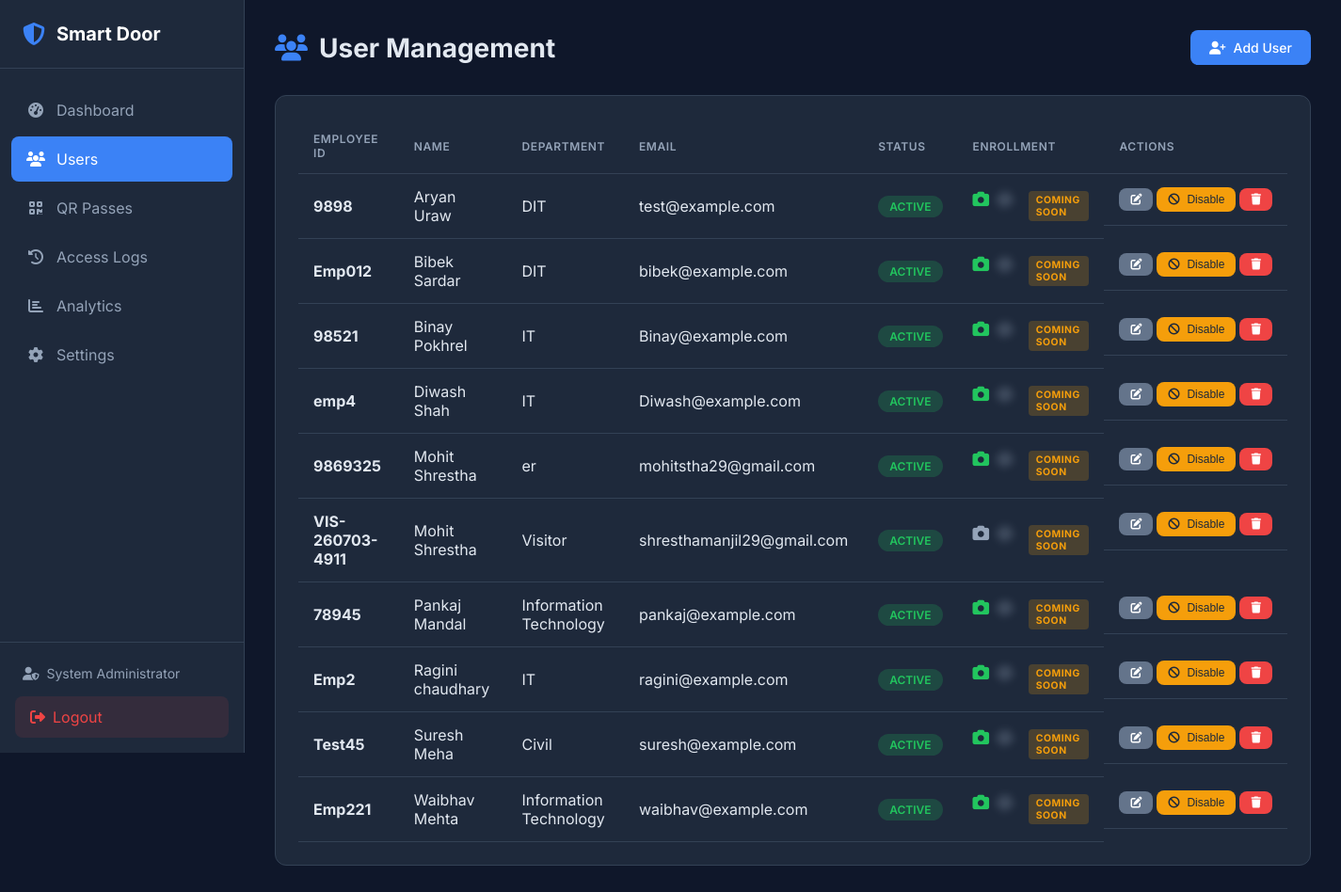
Before: /users (signed in) with the older database file.
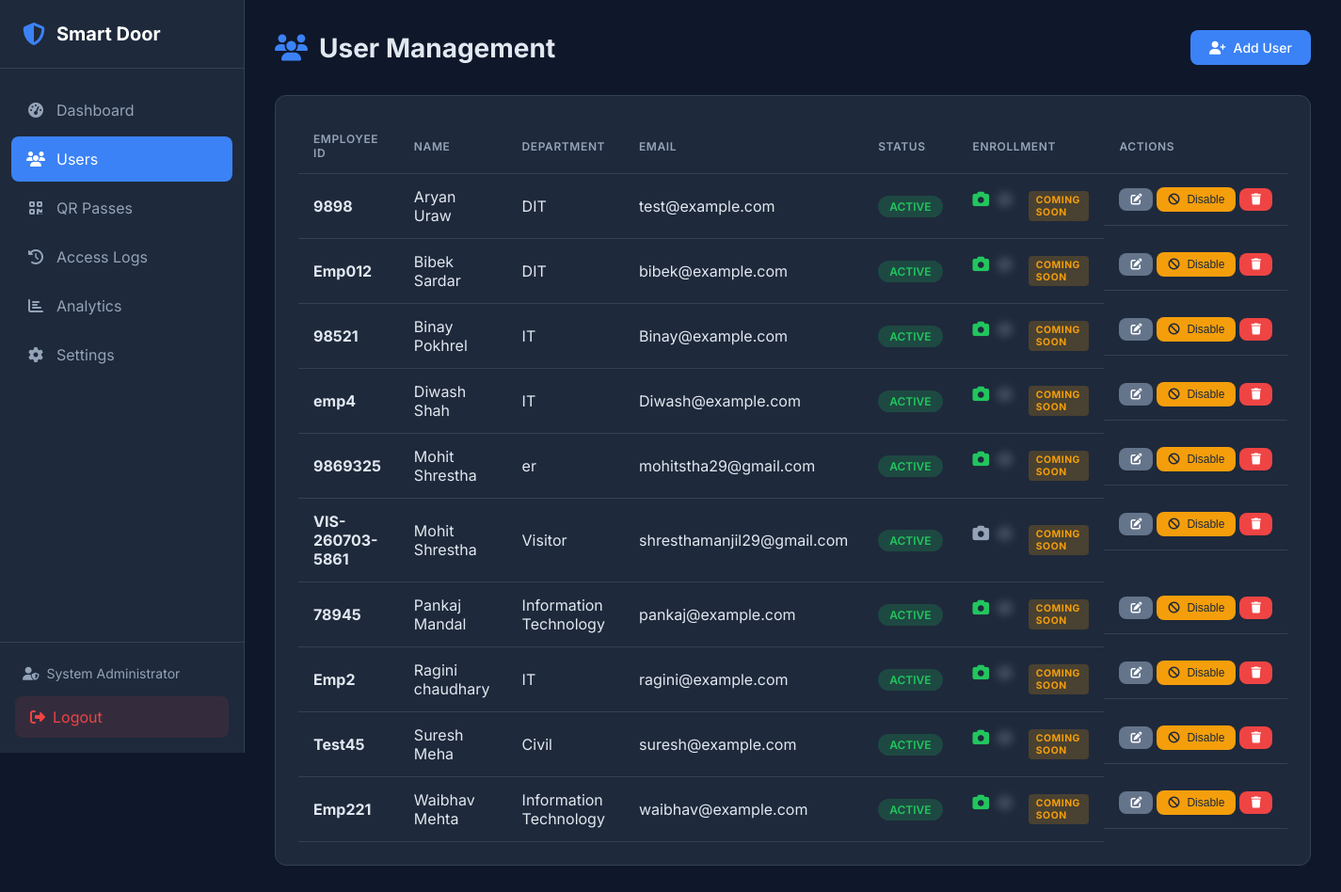
After: the same page with the newer database file.
### tables this page shows
CREATE TABLE admin (
    id INTEGER PRIMARY KEY AUTOINCREMENT,
    username VARCHAR(50) UNIQUE NOT NULL,
    password_hash VARCHAR(255) NOT NULL,
    email VARCHAR(100) UNIQUE NOT NULL,
    full_name VARCHAR(100) NOT NULL,
    is_active BOOLEAN DEFAULT 1,
    login_attempts INTEGER DEFAULT 0,
    locked_until DATETIME NULL,
    created_at DATETIME DEFAULT CURRENT_TIMESTAMP,
    updated_at DATETIME DEFAULT CURRENT_TIMESTAMP,
    last_login DATETIME NULL
);

CREATE TABLE users (
    id INTEGER PRIMARY KEY AUTOINCREMENT,
    employee_id VARCHAR(50) UNIQUE NOT NULL,
    first_name VARCHAR(50) NOT NULL,
    last_name VARCHAR(50) NOT NULL,
    email VARCHAR(100) UNIQUE,
    phone VARCHAR(20),
    department VARCHAR(100),
    designation VARCHAR(100),
    is_active BOOLEAN DEFAULT 1,
    face_enrolled BOOLEAN DEFAULT 0,
    fingerprint_enrolled BOOLEAN DEFAULT 0,
    created_at DATETIME DEFAULT CURRENT_TIMESTAMP,
    updated_at DATETIME DEFAULT CURRENT_TIMESTAMP,
    created_by INTEGER, user_type VARCHAR(50) DEFAULT 'Employee', access_level VARCHAR(50) DEFAULT 'Normal', allowed_doors TEXT DEFAULT 'Main Entrance', status VARCHAR(20) DEFAULT 'Active', expiration_date DATETIME NULL,
    FOREIGN KEY (created_by) REFERENCES admin(id)
);

### web/app.py (the view)
@app.route('/users')
@login_required
def users():
    all_users = user_repo.get_all()
    return render_template('users.html', users=all_users)

### database/db_manager.py (called while the page is built, shortened)
    def _get_connection(self) -> sqlite3.Connection:
        return self._local.connection

    def execute(self, query: str, params: tuple = ()) -> sqlite3.Cursor:
        conn = self._get_connection()
        cursor = conn.cursor()
        cursor.execute(query, params)
        return cursor

    def get_by_id(self, admin_id: int) -> Optional[Dict]:
        cursor = self.db.execute(
            "SELECT * FROM admin WHERE id = ?",
            (admin_id,)
        )
        row = cursor.fetchone()
        return dict(row) if row else None

    def get_all(self, active_only: bool = False) -> List[Dict]:
        query = "SELECT * FROM users"
        if active_only:
            query += " WHERE is_active = 1"
        query += " ORDER BY first_name, last_name"
        cursor = self.db.execute(query)
        return [dict(row) for row in cursor.fetchall()]

### web/app.py (called while the page is built)
def login_required(f):
    @wraps(f)
    def decorated_function(*args, **kwargs):
        if 'admin_id' not in session:
            flash('Please log in to access this page.', 'warning')
            return redirect(url_for('login'))
        admin = admin_repo.get_by_id(session['admin_id'])
        if not admin or not admin.get('is_active', False):
            session.clear()
            flash('Your session has expired.', 'warning')
            return redirect(url_for('login'))
        g.admin = admin
        return f(*args, **kwargs)
    return decorated_function

### web/templates/users.html (shortened to what this page needs)
 {% extends "base.html" %}
{% block content %}
<div class="page-header">
    <h1><i class="fas fa-users"></i> User Management</h1>
    <a href="{{ url_for('add_user') }}" class="btn btn-primary">
        <i class="fas fa-user-plus"></i> Add User
    </a>
</div>
<div class="card">
    <div class="card-body">
        {% if users %}
        <table class="table">
            <thead>
                <tr>
                    <th>Employee ID</th>
                    <th>Name</th>
                    <th>Department</th>
                    <th>Email</th>
                    <th>Status</th>
                    <th>Enrollment</th>
                    <th>Actions</th>
                </tr>
            </thead>
            <tbody>
                {% for user in users %}
                <tr>
                    <td><strong>{{ user.employee_id }}</strong></td>
                    <td>{{ user.first_name }} {{ user.last_name }}</td>
                    <td>{{ user.department or '-' }}</td>
                    <td>{{ user.email or '-' }}</td>
                    <td>
                        <span class="badge badge-{{ 'success' if user.is_active else 'secondary' }}">
                            {{ 'Active' if user.is_active else 'Disabled' }}
                        </span>
                    </td>
                    <td>
                        <span class="enrollment-status">
                            <i class="fas fa-camera {{ 'text-success' if user.face_enrolled else 'text-muted' }}"
                               title="Face {{ 'Enrolled' if user.face_enrolled else 'Not Enrolled' }}"></i>
                            <span class="coming-soon-overlay">
                                <i class="fas fa-fingerprint text-muted"
                                   title="Fingerprint - Coming Soon"></i>
                            </span>
                            <span class="coming-soon-badge">Coming Soon</span>
                        </span>
                    </td>
                    <td class="actions">
                        <a href="{{ url_for('edit_user', user_id=user.id) }}" class="btn btn-sm btn-secondary" title="Edit">
                            <i class="fas fa-edit"></i>
                        </a>
                        {% if user.is_active %}
                            <form method="POST" action="{{ url_for('disable_user', user_id=user.id) }}" style="display: inline;">
                                <button type="submit" class="btn btn-sm btn-warning" title="Disable User">
                                    <i class="fas fa-ban"></i> Disable
                                </button>
                            </form>
                        {% endif %}
                        <form method="POST" action="{{ url_for('delete_user', user_id=user.id) }}" style="display: inline;"
                              onsubmit="return confirm('Are you sure you want to delete this user? This cannot be undone.');">
                            <button type="submit" class="btn btn-sm btn-danger" title="Delete">
                                <i class="fas fa-trash"></i>
                            </button>
                        </form>
                    </td>
                </tr>
                {% endfor %}
            </tbody>
        </table>
        {% endif %}
    </div>
</div>
{% endblock %}

### web/templates/base.html (shortened to what this page needs)
<!DOCTYPE html>
<html lang="en">
<head>
    <link rel="stylesheet" href="{{ url_for('static', filename='css/style.css') }}">
    <link rel="stylesheet" href="https://cdnjs.cloudflare.com/ajax/libs/font-awesome/6.4.0/css/all.min.css">
</head>
<body>
    {% if session.get('admin_id') %}
    <nav class="sidebar">
        <div class="sidebar-header">
            <i class="fas fa-shield-alt"></i>
            <span>Smart Door</span>
        </div>
        <ul class="nav-menu">
            <li class="nav-item">
                <a href="{{ url_for('dashboard') }}" class="nav-link {% if request.endpoint == 'dashboard' %}active{% endif %}">
                    <i class="fas fa-tachometer-alt"></i>
                    <span>Dashboard</span>
                </a>
            </li>
            <li class="nav-item">
                <a href="{{ url_for('users') }}" class="nav-link {% if request.endpoint and 'user' in request.endpoint %}active{% endif %}">
                    <i class="fas fa-users"></i>
                    <span>Users</span>
                </a>
            </li>
            <li class="nav-item">
                <a href="{{ url_for('qr.dashboard') }}" class="nav-link {% if request.endpoint and 'qr.' in request.endpoint %}active{% endif %}">
                    <i class="fas fa-qrcode"></i>
                    <span>QR Passes</span>
                </a>
            </li>
            <li class="nav-item">
                <a href="{{ url_for('logs') }}" class="nav-link {% if request.endpoint == 'logs' %}active{% endif %}">
                    <i class="fas fa-history"></i>
                    <span>Access Logs</span>
                </a>
            </li>
            <li class="nav-item">
                <a href="{{ url_for('analytics') }}" class="nav-link {% if request.endpoint == 'analytics' %}active{% endif %}">
                    <i class="fas fa-chart-bar"></i>
                    <span>Analytics</span>
                </a>
            </li>
            <li class="nav-item">
                <a href="{{ url_for('settings') }}" class="nav-link {% if request.endpoint == 'settings' %}active{% endif %}">
                    <i class="fas fa-cog"></i>
                    <span>Settings</span>
                </a>
            </li>
        </ul>
        <div class="sidebar-footer">
            <div class="admin-info">
                <i class="fas fa-user-shield"></i>
                <span>{{ session.get('admin_name', 'Admin') }}</span>
            </div>
            <a href="{{ url_for('logout') }}" class="logout-btn">
                <i class="fas fa-sign-out-alt"></i>
                <span>Logout</span>
            </a>
        </div>
    </nav>
    {% endif %}
    <main class="main-content {% if not session.get('admin_id') %}full-width{% endif %}">
        {% block content %}{% endblock %}
    </main>
</body>
</html>

### web/static/css/style.css (style rules this page uses)
:root { --primary: #3b82f6; --primary-dark: #2563eb; --secondary: #64748b; --success: #22c55e; --danger: #ef4444; --warning: #f59e0b; --info: #06b6d4; --dark: #1e293b; --darker: #0f172a; --light: #f1f5f9; --white: #ffffff; --border: #334155; --text: #e2e8f0; --text-muted: #94a3b8; --sidebar-width: 260px; }
* { margin: 0; padding: 0; box-sizing: border-box; }
body { font-family: 'Inter', -apple-system, BlinkMacSystemFont, sans-serif; background-color: var(--darker); color: var(--text); min-height: 100vh; display: flex; }
a { text-decoration: none; color: inherit; }
.sidebar { width: var(--sidebar-width); height: 100vh; background: var(--dark); position: fixed; left: 0; top: 0; display: flex; flex-direction: column; border-right: 1px solid var(--border); }
.sidebar-header { padding: 1.5rem; display: flex; align-items: center; gap: 0.75rem; border-bottom: 1px solid var(--border); }
.sidebar-header i { font-size: 1.5rem; color: var(--primary); }
.sidebar-header span { font-size: 1.25rem; font-weight: 700; color: var(--white); }
.nav-menu { list-style: none; padding: 1rem 0; flex: 1; }
.nav-item { margin: 0.25rem 0.75rem; }
.nav-link { display: flex; align-items: center; gap: 0.75rem; padding: 0.875rem 1rem; border-radius: 0.5rem; transition: all 0.2s; color: var(--text-muted); }
.nav-link.active { background: var(--primary); color: var(--white); }
.nav-link i { width: 1.25rem; text-align: center; }
.sidebar-footer { padding: 1rem; border-top: 1px solid var(--border); }
.admin-info { display: flex; align-items: center; gap: 0.5rem; padding: 0.5rem; font-size: 0.875rem; color: var(--text-muted); margin-bottom: 0.5rem; }
.logout-btn { display: flex; align-items: center; gap: 0.5rem; padding: 0.75rem 1rem; background: rgba(239, 68, 68, 0.1); color: var(--danger); border-radius: 0.5rem; transition: all 0.2s; }
.main-content { flex: 1; margin-left: var(--sidebar-width); padding: 2rem; min-height: 100vh; }
.page-header { display: flex; justify-content: space-between; align-items: center; margin-bottom: 2rem; }
.page-header h1 { font-size: 1.75rem; font-weight: 700; display: flex; align-items: center; gap: 0.75rem; }
.page-header h1 i { color: var(--primary); }
.card { background: var(--dark); border-radius: 0.75rem; border: 1px solid var(--border); margin-bottom: 1.5rem; }
.card-body { padding: 1.5rem; }
.table { width: 100%; border-collapse: collapse; }
.table th, .table td { padding: 0.875rem 1rem; text-align: left; border-bottom: 1px solid var(--border); }
.table th { font-weight: 600; color: var(--text-muted); font-size: 0.75rem; text-transform: uppercase; letter-spacing: 0.05em; }
.badge { display: inline-block; padding: 0.25rem 0.75rem; border-radius: 9999px; font-size: 0.75rem; font-weight: 600; text-transform: uppercase; }
.badge-success { background: rgba(34, 197, 94, 0.2); color: var(--success); }
.btn { display: inline-flex; align-items: center; gap: 0.5rem; padding: 0.625rem 1.25rem; border-radius: 0.5rem; font-weight: 500; font-size: 0.875rem; border: none; cursor: pointer; transition: all 0.2s; }
.btn-sm { padding: 0.375rem 0.75rem; font-size: 0.75rem; }
.btn-primary { background: var(--primary); color: var(--white); }
.btn-secondary { background: var(--secondary); color: var(--white); }
.btn-danger { background: var(--danger); color: var(--white); }
.btn-warning { background: var(--warning); color: var(--dark); }
.enrollment-status { display: flex; gap: 0.5rem; font-size: 1.1rem; }
.text-success { color: var(--success); }
.text-muted { color: var(--text-muted); }
.enrollment-status i { transition: all 0.2s; }
.coming-soon-badge { display: inline-block; padding: 0.2rem 0.5rem; background: rgba(245, 158, 11, 0.2); color: var(--warning); border-radius: 0.25rem; font-size: 0.65rem; font-weight: 700; text-transform: uppercase; letter-spacing: 0.05em; margin-left: 0.5rem; vertical-align: middle; }
.coming-soon-overlay { filter: blur(4px); opacity: 0.5; pointer-events: none; user-select: none; }
.actions { display: flex; gap: 0.25rem; align-items: center; }
.actions .btn { font-size: 0.75rem; padding: 0.375rem 0.75rem; }
.actions { display: flex; gap: 0.25rem; }

Changed rows visible on the page:
removed users: employee_id "VIS-260703-4911", first_name "Mohit", last_name "Shrestha", department "Visitor", email "shresthamanjil29@gmail.com", is_active "ACTIVE", face_enrolled False (drawn)
added users: employee_id "VIS-260703-5861", first_name "Mohit", last_name "Shrestha", department "Visitor", email "shresthamanjil29@gmail.com", is_active "ACTIVE", face_enrolled False (drawn)
